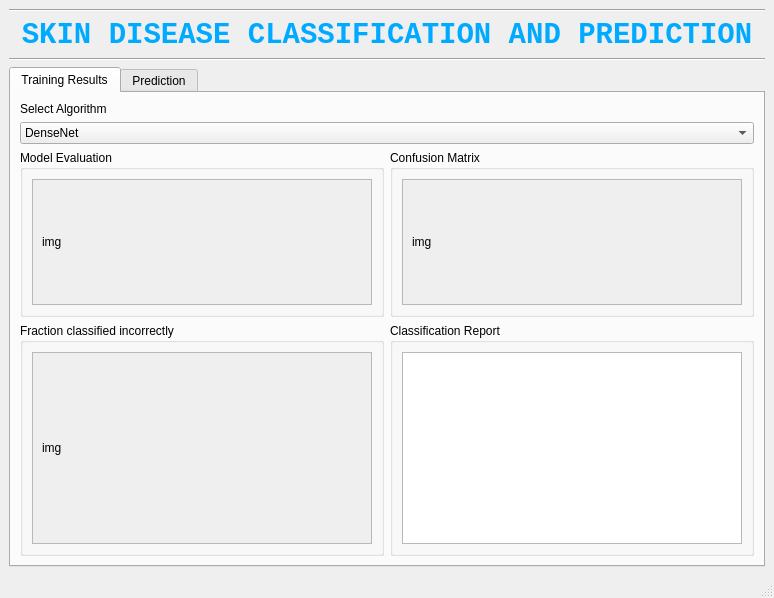
<?xml version="1.0" encoding="UTF-8"?>
<ui version="4.0">
 <class>MainWindow</class>
 <widget class="QMainWindow" name="MainWindow">
  <property name="geometry">
   <rect>
    <x>0</x>
    <y>0</y>
    <width>774</width>
    <height>598</height>
   </rect>
  </property>
  <property name="windowTitle">
   <string>MainWindow</string>
  </property>
  <widget class="QWidget" name="centralwidget">
   <layout class="QGridLayout" name="gridLayout_10">
    <item row="1" column="0">
     <widget class="QLabel" name="label_2">
      <property name="font">
       <font>
        <family>Lucida Console</family>
        <pointsize>22</pointsize>
        <weight>75</weight>
        <bold>true</bold>
       </font>
      </property>
      <property name="styleSheet">
       <string notr="true">color:rgb(0, 170, 255)</string>
      </property>
      <property name="text">
       <string>SKIN DISEASE CLASSIFICATION AND PREDICTION</string>
      </property>
      <property name="alignment">
       <set>Qt::AlignCenter</set>
      </property>
     </widget>
    </item>
    <item row="3" column="0">
     <widget class="QTabWidget" name="tabWidget">
      <property name="currentIndex">
       <number>0</number>
      </property>
      <widget class="QWidget" name="train_tab">
       <attribute name="title">
        <string>Training Results</string>
       </attribute>
       <layout class="QVBoxLayout" name="verticalLayout_3">
        <item>
         <layout class="QVBoxLayout" name="verticalLayout_2">
          <item>
           <widget class="QLabel" name="label">
            <property name="text">
             <string>Select Algorithm</string>
            </property>
           </widget>
          </item>
          <item>
           <widget class="QComboBox" name="train_algo_comboBox">
            <item>
             <property name="text">
              <string>DenseNet</string>
             </property>
            </item>
            <item>
             <property name="text">
              <string>ResNet</string>
             </property>
            </item>
            <item>
             <property name="text">
              <string>VGG</string>
             </property>
            </item>
           </widget>
          </item>
         </layout>
        </item>
        <item>
         <layout class="QGridLayout" name="gridLayout_5">
          <item row="0" column="0">
           <widget class="QGroupBox" name="groupBox">
            <property name="title">
             <string>Model Evaluation</string>
            </property>
            <layout class="QGridLayout" name="gridLayout">
             <item row="0" column="0">
              <widget class="QScrollArea" name="scrollArea">
               <property name="widgetResizable">
                <bool>true</bool>
               </property>
               <widget class="QWidget" name="scrollAreaWidgetContents">
                <property name="geometry">
                 <rect>
                  <x>0</x>
                  <y>0</y>
                  <width>340</width>
                  <height>127</height>
                 </rect>
                </property>
                <layout class="QGridLayout" name="gridLayout_7">
                 <item row="0" column="0">
                  <widget class="QLabel" name="model_eval_imglabel">
                   <property name="sizePolicy">
                    <sizepolicy hsizetype="Expanding" vsizetype="Expanding">
                     <horstretch>0</horstretch>
                     <verstretch>0</verstretch>
                    </sizepolicy>
                   </property>
                   <property name="text">
                    <string>img</string>
                   </property>
                  </widget>
                 </item>
                </layout>
               </widget>
              </widget>
             </item>
            </layout>
           </widget>
          </item>
          <item row="0" column="1">
           <widget class="QGroupBox" name="groupBox_2">
            <property name="title">
             <string>Confusion Matrix</string>
            </property>
            <layout class="QGridLayout" name="gridLayout_2">
             <item row="0" column="0">
              <widget class="QScrollArea" name="scrollArea_2">
               <property name="widgetResizable">
                <bool>true</bool>
               </property>
               <widget class="QWidget" name="scrollAreaWidgetContents_2">
                <property name="geometry">
                 <rect>
                  <x>0</x>
                  <y>0</y>
                  <width>340</width>
                  <height>127</height>
                 </rect>
                </property>
                <layout class="QGridLayout" name="gridLayout_11">
                 <item row="0" column="0">
                  <widget class="QLabel" name="confusion_matrix_imglabel">
                   <property name="sizePolicy">
                    <sizepolicy hsizetype="Expanding" vsizetype="Expanding">
                     <horstretch>0</horstretch>
                     <verstretch>0</verstretch>
                    </sizepolicy>
                   </property>
                   <property name="text">
                    <string>img</string>
                   </property>
                  </widget>
                 </item>
                </layout>
               </widget>
              </widget>
             </item>
            </layout>
           </widget>
          </item>
          <item row="1" column="0">
           <widget class="QGroupBox" name="groupBox_3">
            <property name="title">
             <string>Fraction classified incorrectly</string>
            </property>
            <layout class="QGridLayout" name="gridLayout_3">
             <item row="0" column="0">
              <widget class="QScrollArea" name="scrollArea_3">
               <property name="widgetResizable">
                <bool>true</bool>
               </property>
               <widget class="QWidget" name="scrollAreaWidgetContents_3">
                <property name="geometry">
                 <rect>
                  <x>0</x>
                  <y>0</y>
                  <width>340</width>
                  <height>190</height>
                 </rect>
                </property>
                <layout class="QGridLayout" name="gridLayout_12">
                 <item row="0" column="0">
                  <widget class="QLabel" name="fraction_incorrect_imglabel">
                   <property name="sizePolicy">
                    <sizepolicy hsizetype="Expanding" vsizetype="Expanding">
                     <horstretch>0</horstretch>
                     <verstretch>0</verstretch>
                    </sizepolicy>
                   </property>
                   <property name="text">
                    <string>img</string>
                   </property>
                  </widget>
                 </item>
                </layout>
               </widget>
              </widget>
             </item>
            </layout>
           </widget>
          </item>
          <item row="1" column="1">
           <widget class="QGroupBox" name="groupBox_4">
            <property name="title">
             <string>Classification Report</string>
            </property>
            <layout class="QGridLayout" name="gridLayout_4">
             <item row="0" column="0">
              <widget class="QPlainTextEdit" name="plainTextEdit"/>
             </item>
            </layout>
           </widget>
          </item>
         </layout>
        </item>
       </layout>
      </widget>
      <widget class="QWidget" name="prediction_tab">
       <attribute name="title">
        <string>Prediction</string>
       </attribute>
       <layout class="QGridLayout" name="gridLayout_9">
        <item row="0" column="0">
         <layout class="QVBoxLayout" name="verticalLayout_5">
          <item>
           <layout class="QHBoxLayout" name="horizontalLayout_2">
            <item>
             <widget class="QGroupBox" name="groupBox_5">
              <property name="title">
               <string>Query</string>
              </property>
              <layout class="QVBoxLayout" name="verticalLayout_4">
               <item>
                <layout class="QVBoxLayout" name="verticalLayout">
                 <item>
                  <widget class="QComboBox" name="prediction_algo_comboBox">
                   <item>
                    <property name="text">
                     <string>Select Algorithm</string>
                    </property>
                   </item>
                   <item>
                    <property name="text">
                     <string>DenseNet</string>
                    </property>
                   </item>
                   <item>
                    <property name="text">
                     <string>ResNet</string>
                    </property>
                   </item>
                   <item>
                    <property name="text">
                     <string>VGG</string>
                    </property>
                   </item>
                  </widget>
                 </item>
                 <item>
                  <widget class="QPushButton" name="browse_pushButton">
                   <property name="text">
                    <string>Browse Image</string>
                   </property>
                  </widget>
                 </item>
                </layout>
               </item>
              </layout>
             </widget>
            </item>
            <item>
             <widget class="QGroupBox" name="groupBox_6">
              <property name="title">
               <string>Prediction</string>
              </property>
              <layout class="QGridLayout" name="gridLayout_8">
               <item row="2" column="1">
                <widget class="QLabel" name="prediction_result_label">
                 <property name="font">
                  <font>
                   <family>Rockwell</family>
                   <pointsize>12</pointsize>
                   <weight>50</weight>
                   <italic>false</italic>
                   <bold>false</bold>
                   <underline>false</underline>
                   <kerning>true</kerning>
                  </font>
                 </property>
                 <property name="styleSheet">
                  <string notr="true">color:rgb(255, 0, 0)</string>
                 </property>
                 <property name="text">
                  <string>Prediction Result</string>
                 </property>
                 <property name="alignment">
                  <set>Qt::AlignCenter</set>
                 </property>
                </widget>
               </item>
               <item row="0" column="1">
                <widget class="QPushButton" name="Prediction_pushButton">
                 <property name="text">
                  <string>Start Prediction</string>
                 </property>
                </widget>
               </item>
               <item row="1" column="1">
                <widget class="Line" name="line_4">
                 <property name="orientation">
                  <enum>Qt::Horizontal</enum>
                 </property>
                </widget>
               </item>
              </layout>
             </widget>
            </item>
           </layout>
          </item>
          <item>
           <widget class="QGroupBox" name="groupBox_7">
            <property name="title">
             <string>Query Image</string>
            </property>
            <layout class="QGridLayout" name="gridLayout_6">
             <item row="0" column="0">
              <widget class="QScrollArea" name="scrollArea_4">
               <property name="widgetResizable">
                <bool>true</bool>
               </property>
               <widget class="QWidget" name="scrollAreaWidgetContents_4">
                <property name="geometry">
                 <rect>
                  <x>0</x>
                  <y>0</y>
                  <width>708</width>
                  <height>307</height>
                 </rect>
                </property>
                <layout class="QGridLayout" name="gridLayout_13">
                 <item row="0" column="0">
                  <widget class="QLabel" name="query_imglabel">
                   <property name="sizePolicy">
                    <sizepolicy hsizetype="Expanding" vsizetype="Expanding">
                     <horstretch>0</horstretch>
                     <verstretch>0</verstretch>
                    </sizepolicy>
                   </property>
                   <property name="text">
                    <string>img</string>
                   </property>
                  </widget>
                 </item>
                </layout>
               </widget>
              </widget>
             </item>
            </layout>
           </widget>
          </item>
         </layout>
        </item>
       </layout>
      </widget>
     </widget>
    </item>
    <item row="2" column="0">
     <widget class="Line" name="line_2">
      <property name="orientation">
       <enum>Qt::Horizontal</enum>
      </property>
     </widget>
    </item>
    <item row="0" column="0">
     <widget class="Line" name="line_3">
      <property name="orientation">
       <enum>Qt::Horizontal</enum>
      </property>
     </widget>
    </item>
   </layout>
  </widget>
  <widget class="QMenuBar" name="menubar">
   <property name="geometry">
    <rect>
     <x>0</x>
     <y>0</y>
     <width>774</width>
     <height>21</height>
    </rect>
   </property>
  </widget>
  <widget class="QStatusBar" name="statusbar"/>
 </widget>
 <resources/>
 <connections/>
</ui>
